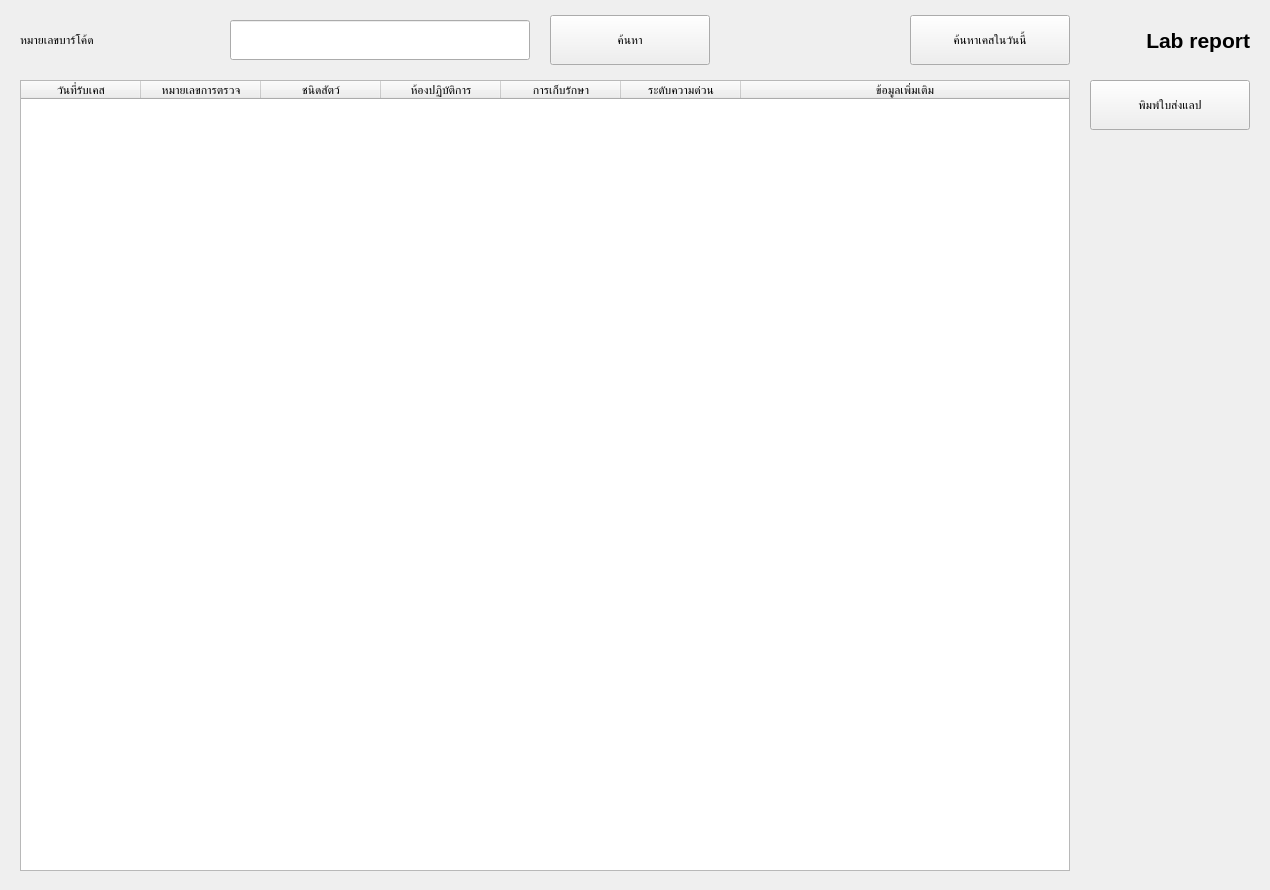
<?xml version="1.0" encoding="UTF-8"?>
<ui version="4.0">
 <class>lab_report_MainWindow</class>
 <widget class="QWidget" name="lab_report_MainWindow">
  <property name="geometry">
   <rect>
    <x>0</x>
    <y>0</y>
    <width>1270</width>
    <height>890</height>
   </rect>
  </property>
  <property name="windowTitle">
   <string>Lab Report</string>
  </property>
  <widget class="QLabel" name="label_barcode_search">
   <property name="geometry">
    <rect>
     <x>20</x>
     <y>20</y>
     <width>200</width>
     <height>40</height>
    </rect>
   </property>
   <property name="text">
    <string>หมายเลขบาร์โค้ด</string>
   </property>
  </widget>
  <widget class="QLineEdit" name="search_input">
   <property name="geometry">
    <rect>
     <x>230</x>
     <y>20</y>
     <width>300</width>
     <height>40</height>
    </rect>
   </property>
  </widget>
  <widget class="QPushButton" name="search_button">
   <property name="geometry">
    <rect>
     <x>550</x>
     <y>15</y>
     <width>160</width>
     <height>50</height>
    </rect>
   </property>
   <property name="text">
    <string>ค้นหา</string>
   </property>
  </widget>
  <widget class="QLabel" name="label_title">
   <property name="geometry">
    <rect>
     <x>1050</x>
     <y>20</y>
     <width>200</width>
     <height>40</height>
    </rect>
   </property>
   <property name="font">
    <font>
     <pointsize>16</pointsize>
     <bold>true</bold>
    </font>
   </property>
   <property name="text">
    <string>Lab report</string>
   </property>
   <property name="alignment">
    <set>Qt::AlignmentFlag::AlignRight|Qt::AlignmentFlag::AlignTrailing|Qt::AlignmentFlag::AlignVCenter</set>
   </property>
  </widget>
  <widget class="QTableWidget" name="result_table">
   <property name="geometry">
    <rect>
     <x>20</x>
     <y>80</y>
     <width>1050</width>
     <height>791</height>
    </rect>
   </property>
   <property name="selectionBehavior">
    <enum>QAbstractItemView::SelectionBehavior::SelectRows</enum>
   </property>
   <attribute name="horizontalHeaderMinimumSectionSize">
    <number>32</number>
   </attribute>
   <attribute name="horizontalHeaderDefaultSectionSize">
    <number>120</number>
   </attribute>
   <attribute name="horizontalHeaderStretchLastSection">
    <bool>true</bool>
   </attribute>
   <column>
    <property name="text">
     <string>วันที่รับเคส</string>
    </property>
   </column>
   <column>
    <property name="text">
     <string>หมายเลขการตรวจ</string>
    </property>
   </column>
   <column>
    <property name="text">
     <string>ชนิดสัตว์</string>
    </property>
   </column>
   <column>
    <property name="text">
     <string>ห้องปฏิบัติการ</string>
    </property>
   </column>
   <column>
    <property name="text">
     <string>การเก็บรักษา</string>
    </property>
   </column>
   <column>
    <property name="text">
     <string>ระดับความด่วน</string>
    </property>
   </column>
   <column>
    <property name="text">
     <string>ข้อมูลเพิ่มเติม</string>
    </property>
   </column>
  </widget>
  <widget class="QPushButton" name="print_button">
   <property name="geometry">
    <rect>
     <x>1090</x>
     <y>80</y>
     <width>160</width>
     <height>50</height>
    </rect>
   </property>
   <property name="text">
    <string>พิมพ์ใบส่งแลป</string>
   </property>
  </widget>
  <widget class="QPushButton" name="search_to_day_button">
   <property name="geometry">
    <rect>
     <x>910</x>
     <y>15</y>
     <width>160</width>
     <height>50</height>
    </rect>
   </property>
   <property name="text">
    <string>ค้นหาเคสในวันนี้</string>
   </property>
  </widget>
 </widget>
 <resources/>
 <connections/>
</ui>
